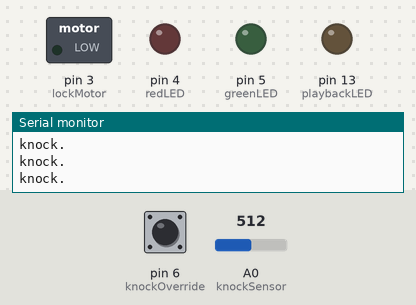
This sketch was run on a simulated Arduino Uno, built with avr-gcc and run on an emulated ATmega328P. Shown: switched loads named in the sketch (green lamp = pin HIGH), output pins drawn as LEDs (lit = HIGH), the last lines printed to the serial monitor. The inputs (shaded band) are chosen by the test bench; at power-on: A0 (knockSensor) = 512, pin 6 (knockOverride) HIGH.

Above: at 1.2 s.
1.3 s: A0 (knockSensor) set to 4
4.3 s: A0 (knockSensor) set to 1
At 4.8 s:
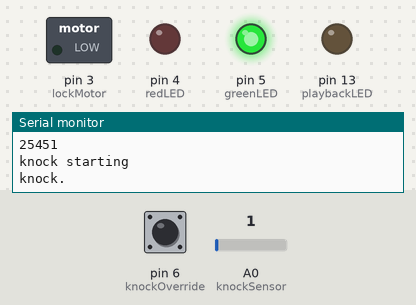
5.8 s: A0 (knockSensor) set to 30
At 6.7 s:
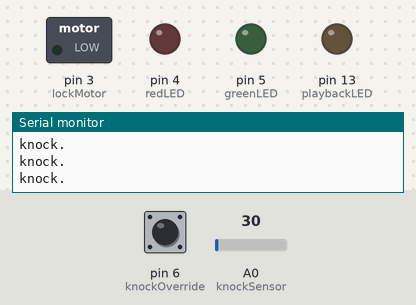
Timing chart, 0 to 14.8 s (numbered marks = the images above; inputs shaded):
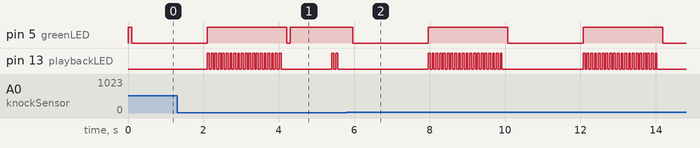

The sketch:

knocker.ino
```cpp
// (licence header left out)
// Pin definitions
const int knockSensor = 0;                 // Piezo sensor on pin 0.
const int knockOverride = 6;             // Button to override if piezo not available
const int programSwitch = 2;             // If this is high we program a new code.
const int lockMotor = 3;                     // Gear motor used to turn the lock.
const int redLED = 4;                            // Status LED
const int greenLED = 5;                        // Status LED
const int playbackLED = 13;                 // Indicator LED to play back knock pattern
const int playbackSpeaker = 7;           // Speaker to play back knock pattern

// Tuning constants.    Could be made vars and hoooked to potentiometers for soft configuration, etc.
const int threshold = 3;                     // Minimum signal from the piezo to register as a knock
const int rejectValue = 50;                // If an individual knock is off by this percentage of a knock we don't unlock..
const int averageRejectValue = 50; // If the average timing of the knocks is off by this percent we don't unlock.
const int knockFadeTime = 100;         // milliseconds we allow a knock to fade before we listen for another one. (Debounce timer.)
const int knockPlaybackTime = 50;      // millisecnds we play back a knock for.
const int lockTurnTime = 650;            // milliseconds that we run the motor to get it to go a half turn.

const int maximumKnocks = 20;             // Maximum number of knocks to listen for.
const int knockComplete = 1200;         // Longest time to wait for a knock before we assume that it's finished.
const int knockReset = 300;


// Variables.
int shaveAndAHaircut[maximumKnocks] = {50, 50, 25, 50, 0, 0, 0, 0, 0, 0, 0, 0, 0, 0, 0, 0, 0, 0, 0, 0};    // Initial setup: "Shave and a Hair Cut, two bits."
int response[maximumKnocks] = {400, 0, 0, 0, 0, 0, 0, 0, 0, 0, 0, 0, 0, 0, 0, 0, 0, 0, 0, 0};   // Standard response to "shave and a haircut"
int knockReadings[maximumKnocks];     // When someone knocks this array fills with delays between knocks.
int knockSensorValue = 0;                     // Last reading of the knock sensor.
int knockOverrideValue = 0;                   // Last reading of the knock override sensor
int programButtonPressed = false;     // Flag so we remember the programming button setting at the end of the cycle.

void setup() {
    pinMode(lockMotor, OUTPUT);
    pinMode(redLED, OUTPUT);
    pinMode(greenLED, OUTPUT);
    pinMode(programSwitch, INPUT);

    pinMode(knockOverride, INPUT);
    digitalWrite(knockOverride, HIGH);

    pinMode(playbackLED, OUTPUT);
    digitalWrite(playbackLED, LOW);

    Serial.begin(9600);                             			// Uncomment the Serial.bla lines for debugging.
    Serial.println("Program start.");    			// but feel free to comment them out after it's working right.

    digitalWrite(greenLED, HIGH);            // Green LED on, everything is go.
}

void loop() {
    // Listen for any knock at all.
    knockSensorValue = analogRead(knockSensor);
    knockOverrideValue = digitalRead(knockOverride);

/*
    if (digitalRead(programSwitch)==HIGH){    // is the program button pressed?
        programButtonPressed = true;                    // Yes, so lets save that state
        digitalWrite(redLED, HIGH);                     // and turn on the red light too so we know we're programming.
    } else {
        programButtonPressed = false;
        digitalWrite(redLED, LOW);
    }
*/
    if (knockSensorValue >=threshold){
        listenToSecretKnock();
    }
}

// Records the timing of knocks.
void listenToSecretKnock(){
    Serial.println("knock starting");

    // First lets reset the listening array.
    for (int i = 0;i<maximumKnocks;i++){
        knockReadings[i]=0;
    }

    int currentKnockNumber=0;                 			// Incrementer for the array.
    int startTime=millis();                     			// Reference for when this knock started.
    int now=millis();

    delay(knockFadeTime);

    do {
        //listen for the next knock or wait for it to timeout.
        knockSensorValue = analogRead(knockSensor);
        knockOverrideValue = digitalRead(knockOverride);

        if (knockSensorValue >=threshold){                                     //got another knock...
            //record the delay time.
            Serial.println("knock.");
            now=millis();
            knockReadings[currentKnockNumber] = now-startTime;
            currentKnockNumber ++;                                                         //increment the counter
            startTime=now;
            // and reset our timer for the next knock
            digitalWrite(greenLED, LOW);
            if (programButtonPressed==true){
                digitalWrite(redLED, LOW);                                             // and the red one too if we're programming a new knock.
            }
            delay(knockFadeTime);                                                            // again, a little delay to let the knock decay.
            digitalWrite(greenLED, HIGH);
            if (programButtonPressed==true){
                digitalWrite(redLED, HIGH);
            }
        }

        now=millis();

        //did we timeout or run out of knocks?
    } while ((now-startTime < knockComplete) && (currentKnockNumber < maximumKnocks));
    Serial.println('Finished recording knock');

    if (matchKnock()) {
        for (int i=0;i<maximumKnocks;i++) {
            knockReadings[i] = response[i];
        }
    }

    // We've got our knock recorded, let's play it back.
    Serial.println('playback starting');
    for (int i=0;i<maximumKnocks;i++) {
        digitalWrite(playbackLED, HIGH);
        delay(knockPlaybackTime);
        digitalWrite(playbackLED, LOW);
        if (knockReadings[i] > 0) {
            delay(knockReadings[i] - knockPlaybackTime);
        } else {
            delay(knockReset);
            break;
        }
    }
    Serial.println('Done with playback');
}


// Runs the motor (or whatever) to unlock the door.
void triggerDoorUnlock(){
    Serial.println("Door unlocked!");
    int i=0;

    // turn the motor on for a bit.
    digitalWrite(lockMotor, HIGH);
    digitalWrite(greenLED, HIGH);                        // And the green LED too.

    delay(lockTurnTime);                                        // Wait a bit.

    digitalWrite(lockMotor, LOW);                        // Turn the motor off.

    // Blink the green LED a few times for more visual feedback.
    for (i=0; i < 5; i++){
            digitalWrite(greenLED, LOW);
            delay(100);
            digitalWrite(greenLED, HIGH);
            delay(100);
    }

}

// Sees if our knock matches the secret.
// returns true if it's a good knock, false if it's not.
// todo: break it into smaller functions for readability.
boolean matchKnock(){
    int i=0;

    // simplest check first: Did we get the right number of knocks?
    int currentKnockCount = 0;
    int secretKnockCount = 0;
    int maxKnockInterval = 0; 			// We use this later to normalize the times.

    for (i=0;i<maximumKnocks;i++){
        if (knockReadings[i] > 0){
            currentKnockCount++;
        }
        if (shaveAndAHaircut[i] > 0){					//todo: precalculate this.
            secretKnockCount++;
        }

        if (knockReadings[i] > maxKnockInterval){	// collect normalization data while we're looping.
            maxKnockInterval = knockReadings[i];
        }
    }

    if (currentKnockCount != secretKnockCount){
        return false;
    }

    // Now we compare the relative intervals of our knocks, not the absolute time between them.
    // (ie: if you do the same pattern slow or fast it should still open the door.)
    // This makes it less picky, which while making it less secure can also make it
    // less of a pain to use if your tempo is a little slow or fast.

    int totaltimeDifferences=0;
    int timeDiff=0;
    for (i=0;i<maximumKnocks;i++){ // Normalize the times
        int knockReadingsi = map(knockReadings[i],0, maxKnockInterval, 0, 100);
        timeDiff = abs(knockReadingsi-shaveAndAHaircut[i]);
        if (timeDiff > rejectValue){ // Individual value too far out of whack
            return false;
        }
        totaltimeDifferences += timeDiff;
    }
    // It can also fail if the whole thing is too inaccurate.
    if (totaltimeDifferences/secretKnockCount>averageRejectValue){
        return false;
    }

    return true;

}
```

Measured:
- the behaviour switches between 3 and 2 on A0 (knockSensor) (found by bisection; images 0 and 1)
- after the input at 4.3 s, pin 5 (greenLED): LOW → HIGH at once; pin 13 (playbackLED): alternates HIGH for 0.05 s and LOW for 0.05 s, starting after 1.1 s
- after the input at 5.8 s, pin 5 (greenLED): alternates HIGH for 2.1 s and LOW for 2.0 s, starting after 0.16 s; pin 13 (playbackLED): goes 19 × (HIGH 0.05 s, LOW 0.05 s), HIGH 0.05 s, LOW 2.2 s, 19 × (HIGH 0.05 s, LOW 0.05 s), HIGH 0.05 s, then LOW, starting after 2.2 s
- by itself, pin 13 (playbackLED): alternates HIGH for 0.05 s and LOW for 0.05 s
